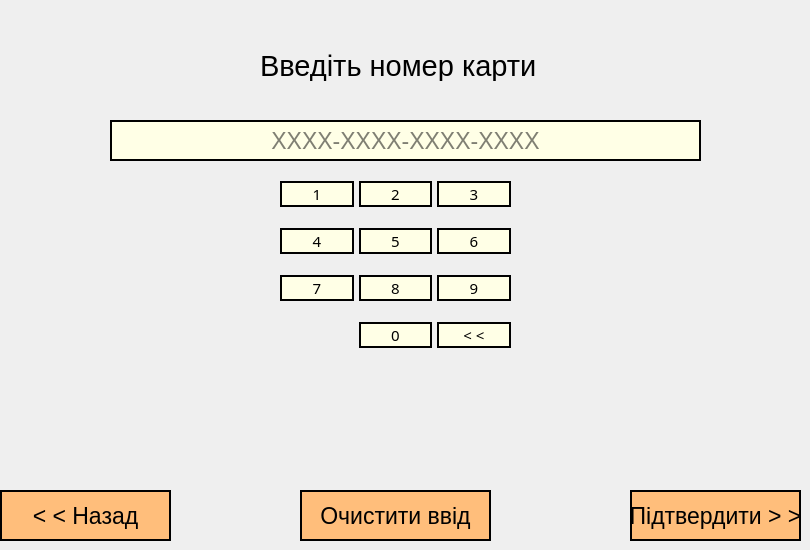
    <widget class="QWidget" name="page4_CardNum">
     <property name="styleSheet">
      <string notr="true">color: rgb(0, 0, 0);</string>
     </property>
     <widget class="QLabel" name="page4_label">
      <property name="geometry">
       <rect>
        <x>260</x>
        <y>50</y>
        <width>281</width>
        <height>31</height>
       </rect>
      </property>
      <property name="font">
       <font>
        <family>Arial</family>
        <pointsize>22</pointsize>
       </font>
      </property>
      <property name="text">
       <string>Введіть номер карти  </string>
      </property>
     </widget>
     <widget class="QWidget" name="gridLayoutWidget_3">
      <property name="geometry">
       <rect>
        <x>260</x>
        <y>160</y>
        <width>271</width>
        <height>211</height>
       </rect>
      </property>
      <layout class="QGridLayout" name="gridLayout_4">
       <property name="leftMargin">
        <number>20</number>
       </property>
       <property name="rightMargin">
        <number>20</number>
       </property>
       <property name="bottomMargin">
        <number>1</number>
       </property>
       <property name="horizontalSpacing">
        <number>5</number>
       </property>
       <property name="verticalSpacing">
        <number>0</number>
       </property>
       <item row="1" column="1">
        <widget class="QPushButton" name="num5_4">
         <property name="font">
          <font>
           <family>Arial Black</family>
           <pointsize>11</pointsize>
          </font>
         </property>
         <property name="cursor">
          <cursorShape>PointingHandCursor</cursorShape>
         </property>
         <property name="styleSheet">
          <string notr="true">color: rgb(0, 0, 0);
background-color: rgb(255, 255, 230);
border-style: solid;
border-width: 2px;
border-color: rgb(0, 0, 0);

</string>
         </property>
         <property name="text">
          <string>5</string>
         </property>
        </widget>
       </item>
       <item row="2" column="1">
        <widget class="QPushButton" name="num8_4">
         <property name="font">
          <font>
           <family>Arial Black</family>
           <pointsize>11</pointsize>
          </font>
         </property>
         <property name="cursor">
          <cursorShape>PointingHandCursor</cursorShape>
         </property>
         <property name="styleSheet">
          <string notr="true">color: rgb(0, 0, 0);
background-color: rgb(255, 255, 230);
border-style: solid;
border-width: 2px;
border-color: rgb(0, 0, 0);

</string>
         </property>
         <property name="text">
          <string>8</string>
         </property>
        </widget>
       </item>
       <item row="1" column="0">
        <widget class="QPushButton" name="num4_4">
         <property name="font">
          <font>
           <family>Arial Black</family>
           <pointsize>11</pointsize>
          </font>
         </property>
         <property name="cursor">
          <cursorShape>PointingHandCursor</cursorShape>
         </property>
         <property name="styleSheet">
          <string notr="true">color: rgb(0, 0, 0);
background-color: rgb(255, 255, 230);
border-style: solid;
border-width: 2px;
border-color: rgb(0, 0, 0);

</string>
         </property>
         <property name="text">
          <string>4</string>
         </property>
        </widget>
       </item>
       <item row="0" column="2">
        <widget class="QPushButton" name="num3_4">
         <property name="font">
          <font>
           <family>Arial Black</family>
           <pointsize>11</pointsize>
          </font>
         </property>
         <property name="cursor">
          <cursorShape>PointingHandCursor</cursorShape>
         </property>
         <property name="styleSheet">
          <string notr="true">color: rgb(0, 0, 0);
background-color: rgb(255, 255, 230);
border-style: solid;
border-width: 2px;
border-color: rgb(0, 0, 0);

</string>
         </property>
         <property name="text">
          <string>3</string>
         </property>
        </widget>
       </item>
       <item row="1" column="2">
        <widget class="QPushButton" name="num6_4">
         <property name="font">
          <font>
           <family>Arial Black</family>
           <pointsize>11</pointsize>
          </font>
         </property>
         <property name="cursor">
          <cursorShape>PointingHandCursor</cursorShape>
         </property>
         <property name="styleSheet">
          <string notr="true">color: rgb(0, 0, 0);
background-color: rgb(255, 255, 230);
border-style: solid;
border-width: 2px;
border-color: rgb(0, 0, 0);

</string>
         </property>
         <property name="text">
          <string>6</string>
         </property>
        </widget>
       </item>
       <item row="3" column="1">
        <widget class="QPushButton" name="num0_4">
         <property name="font">
          <font>
           <family>Arial Black</family>
           <pointsize>11</pointsize>
          </font>
         </property>
         <property name="cursor">
          <cursorShape>PointingHandCursor</cursorShape>
         </property>
         <property name="styleSheet">
          <string notr="true">color: rgb(0, 0, 0);
background-color: rgb(255, 255, 230);
border-style: solid;
border-width: 2px;
border-color: rgb(0, 0, 0);

</string>
         </property>
         <property name="text">
          <string>0</string>
         </property>
        </widget>
       </item>
       <item row="3" column="2">
        <widget class="QPushButton" name="clearOne_4">
         <property name="font">
          <font>
           <family>Arial Black</family>
           <pointsize>11</pointsize>
          </font>
         </property>
         <property name="cursor">
          <cursorShape>PointingHandCursor</cursorShape>
         </property>
         <property name="styleSheet">
          <string notr="true">color: rgb(0, 0, 0);
background-color: rgb(255, 255, 230);
border-style: solid;
border-width: 2px;
border-color: rgb(0, 0, 0);

</string>
         </property>
         <property name="text">
          <string>&lt; &lt;</string>
         </property>
        </widget>
       </item>
       <item row="0" column="1">
        <widget class="QPushButton" name="num2_4">
         <property name="font">
          <font>
           <family>Arial Black</family>
           <pointsize>11</pointsize>
          </font>
         </property>
         <property name="cursor">
          <cursorShape>PointingHandCursor</cursorShape>
         </property>
         <property name="styleSheet">
          <string notr="true">color: rgb(0, 0, 0);
background-color: rgb(255, 255, 230);
border-style: solid;
border-width: 2px;
border-color: rgb(0, 0, 0);

</string>
         </property>
         <property name="text">
          <string>2</string>
         </property>
        </widget>
       </item>
       <item row="0" column="0">
        <widget class="QPushButton" name="num1_4">
         <property name="font">
          <font>
           <family>Arial Black</family>
           <pointsize>11</pointsize>
          </font>
         </property>
         <property name="cursor">
          <cursorShape>PointingHandCursor</cursorShape>
         </property>
         <property name="styleSheet">
          <string notr="true">color: rgb(0, 0, 0);
background-color: rgb(255, 255, 230);
border-style: solid;
border-width: 2px;
border-color: rgb(0, 0, 0);

</string>
         </property>
         <property name="text">
          <string>1</string>
         </property>
        </widget>
       </item>
       <item row="2" column="2">
        <widget class="QPushButton" name="num9_4">
         <property name="font">
          <font>
           <family>Arial Black</family>
           <pointsize>11</pointsize>
          </font>
         </property>
         <property name="cursor">
          <cursorShape>PointingHandCursor</cursorShape>
         </property>
         <property name="styleSheet">
          <string notr="true">color: rgb(0, 0, 0);
background-color: rgb(255, 255, 230);
border-style: solid;
border-width: 2px;
border-color: rgb(0, 0, 0);

</string>
         </property>
         <property name="text">
          <string>9</string>
         </property>
        </widget>
       </item>
       <item row="2" column="0">
        <widget class="QPushButton" name="num7_4">
         <property name="font">
          <font>
           <family>Arial Black</family>
           <pointsize>11</pointsize>
          </font>
         </property>
         <property name="cursor">
          <cursorShape>PointingHandCursor</cursorShape>
         </property>
         <property name="styleSheet">
          <string notr="true">color: rgb(0, 0, 0);
background-color: rgb(255, 255, 230);
border-style: solid;
border-width: 2px;
border-color: rgb(0, 0, 0);

</string>
         </property>
         <property name="text">
          <string>7</string>
         </property>
        </widget>
       </item>
      </layout>
     </widget>
     <widget class="QPushButton" name="backButton_page4">
      <property name="enabled">
       <bool>true</bool>
      </property>
      <property name="geometry">
       <rect>
        <x>0</x>
        <y>490</y>
        <width>171</width>
        <height>51</height>
       </rect>
      </property>
      <property name="font">
       <font>
        <family>Arial</family>
        <pointsize>17</pointsize>
       </font>
      </property>
      <property name="cursor">
       <cursorShape>PointingHandCursor</cursorShape>
      </property>
      <property name="styleSheet">
       <string notr="true">color: rgb(0, 0, 0);
background-color: rgb(255, 190, 123);
border-style: solid;
border-width: 2px;
border-color: rgb(0, 0, 0);

</string>
      </property>
      <property name="text">
       <string>&lt; &lt; Назад</string>
      </property>
     </widget>
     <widget class="QPushButton" name="clearButton_page4">
      <property name="geometry">
       <rect>
        <x>300</x>
        <y>490</y>
        <width>191</width>
        <height>51</height>
       </rect>
      </property>
      <property name="font">
       <font>
        <family>Arial</family>
        <pointsize>17</pointsize>
       </font>
      </property>
      <property name="cursor">
       <cursorShape>PointingHandCursor</cursorShape>
      </property>
      <property name="styleSheet">
       <string notr="true">color: rgb(0, 0, 0);
background-color: rgb(255, 190, 123);
border-style: solid;
border-width: 2px;
border-color: rgb(0, 0, 0);

</string>
      </property>
      <property name="text">
       <string>Очистити ввід</string>
      </property>
     </widget>
     <widget class="QPushButton" name="okButton_page4">
      <property name="geometry">
       <rect>
        <x>630</x>
        <y>490</y>
        <width>171</width>
        <height>51</height>
       </rect>
      </property>
      <property name="font">
       <font>
        <family>Arial</family>
        <pointsize>17</pointsize>
       </font>
      </property>
      <property name="cursor">
       <cursorShape>PointingHandCursor</cursorShape>
      </property>
      <property name="styleSheet">
       <string notr="true">color: rgb(0, 0, 0);
background-color: rgb(255, 190, 123);
border-style: solid;
border-width: 2px;
border-color: rgb(0, 0, 0);

</string>
      </property>
      <property name="text">
       <string>Підтвердити &gt; &gt;</string>
      </property>
     </widget>
     <widget class="QLabel" name="page4_Logo">
      <property name="geometry">
       <rect>
        <x>60</x>
        <y>250</y>
        <width>90</width>
        <height>95</height>
       </rect>
      </property>
      <property name="text">
       <string/>
      </property>
      <property name="pixmap">
       <pixmap resource="resource.qrc">:/imgs/img/bagel_90x95.png</pixmap>
      </property>
     </widget>
     <widget class="QLabel" name="page4_Logo2">
      <property name="geometry">
       <rect>
        <x>630</x>
        <y>250</y>
        <width>90</width>
        <height>95</height>
       </rect>
      </property>
      <property name="text">
       <string/>
      </property>
      <property name="pixmap">
       <pixmap resource="resource.qrc">:/imgs/img/bagel_90x95.png</pixmap>
      </property>
     </widget>
     <widget class="QLineEdit" name="lineEdit_cardNum">
      <property name="geometry">
       <rect>
        <x>110</x>
        <y>120</y>
        <width>591</width>
        <height>41</height>
       </rect>
      </property>
      <property name="font">
       <font>
        <family>Arial</family>
        <pointsize>17</pointsize>
       </font>
      </property>
      <property name="styleSheet">
       <string notr="true">color: rgb(0, 0, 0);
background-color: rgb(255, 255, 230);
border-style: solid;
border-width: 2px;
border-color: rgb(0, 0, 0);


</string>
      </property>
      <property name="text">
       <string/>
      </property>
      <property name="alignment">
       <set>Qt::AlignCenter</set>
      </property>
      <property name="placeholderText">
       <string>XXXX-XXXX-XXXX-XXXX</string>
      </property>
     </widget>
    </widget>
